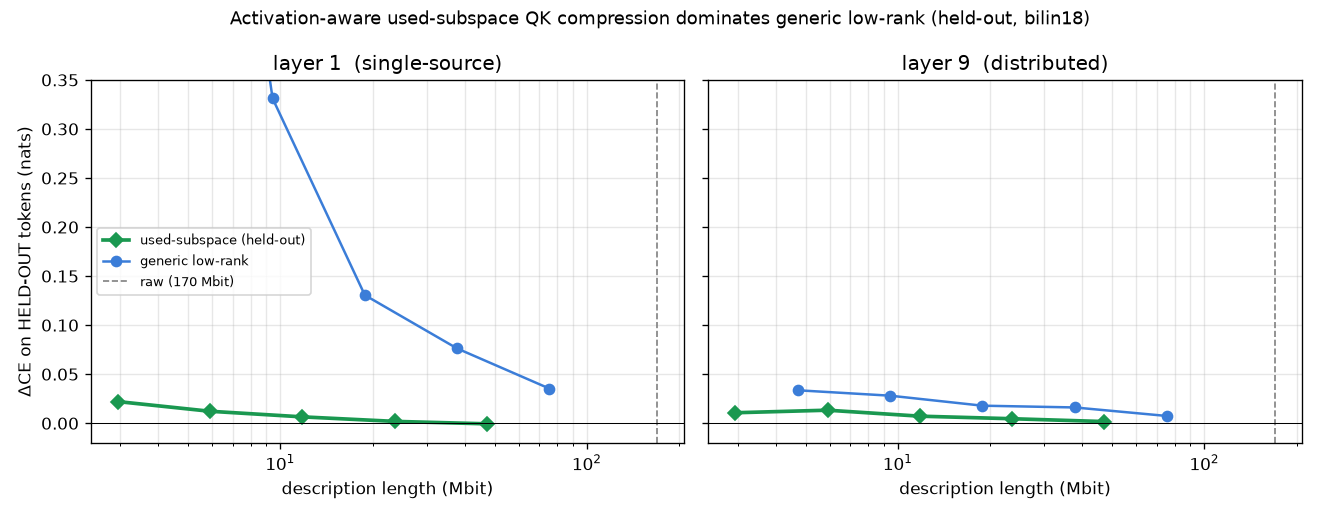

Write Python code to recreate this figure.
import json, matplotlib
matplotlib.use('Agg')
import matplotlib.pyplot as plt
d = json.load(open('/workspace/tensor_language/basis_aligned/tn_gauge/bilin18_used_frontier.json'))
fig, axes = plt.subplots(1, 2, figsize=(11, 4.3), sharey=True)
for ax, L in zip(axes, [1, 9]):
    u = sorted(d['layers'][str(L)]['used'].items(), key=lambda kv: int(kv[0]))
    g = sorted(d['layers'][str(L)]['lowrank'].items(), key=lambda kv: int(kv[0]))
    ax.plot([v['Mbit'] for _, v in u], [v['dce'] for _, v in u], 'D-', color='#1a9850', lw=2.2, label='used-subspace (held-out)')
    ax.plot([v['Mbit'] for _, v in g], [v['dce'] for _, v in g], 'o-', color='#3b7dd8', label='generic low-rank')
    ax.axvline(d['raw_Mbit'], ls='--', color='gray', lw=1, label=f'raw ({d["raw_Mbit"]:.0f} Mbit)')
    ax.axhline(0, color='k', lw=0.6)
    ax.set_xscale('log'); ax.set_xlabel('description length (Mbit)')
    ax.set_title(f'layer {L}  ({"single-source" if L==1 else "distributed"})')
    ax.grid(alpha=0.3, which='both')
    if L == 1:
        ax.set_ylabel('ΔCE on HELD-OUT tokens (nats)'); ax.legend(fontsize=8)
    ax.set_ylim(-0.02, 0.35)
fig.suptitle('Activation-aware used-subspace QK compression dominates generic low-rank (held-out, bilin18)', fontsize=11)
plt.tight_layout()
plt.savefig('/workspace/tensor_language/basis_aligned/tn_gauge/fig_used_frontier.png', dpi=120)
print('saved fig_used_frontier.png')
